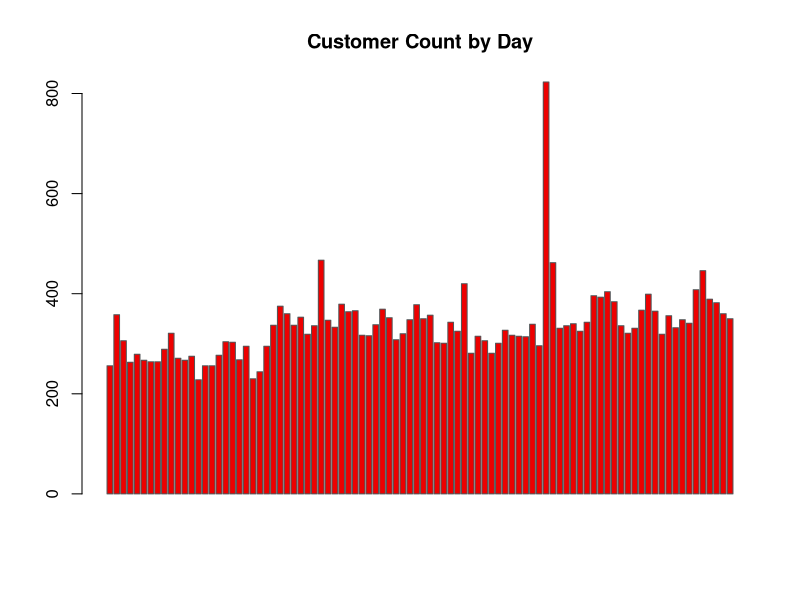
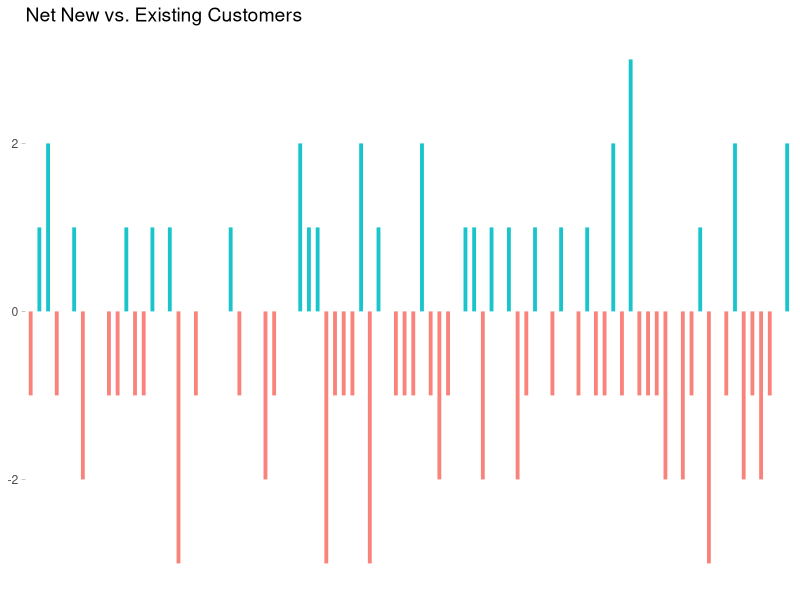
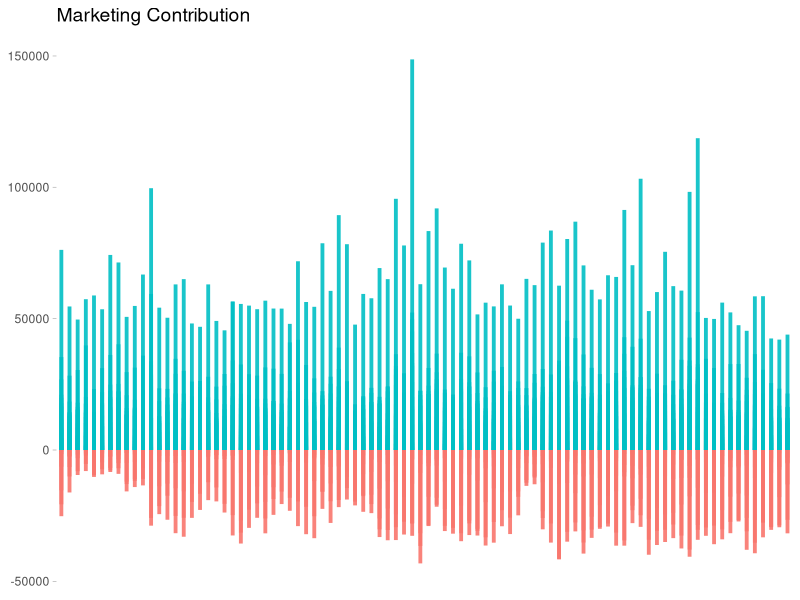
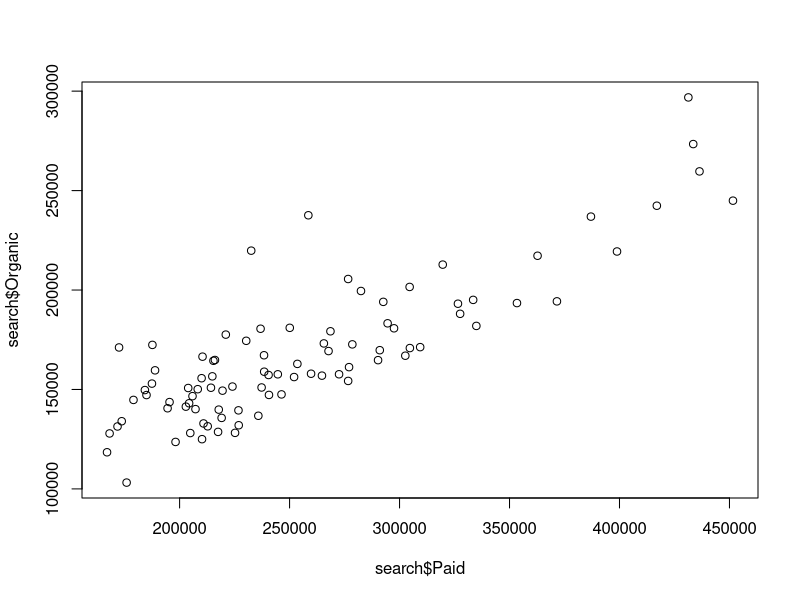

The R source for these figures, in order:
## ---- chunk 1
#| output: false
df <- read.csv("data/scripting-test.csv")
head(df, n = 10)
## ---- chunk 2
#| echo: false
knitr::kable(head(df, n = 10))
## ---- chunk 3
#| output: false
library(ggplot2)
library(dplyr)

unidentified <- filter(df, Customer_Type == "EXISTING" & Channel == "Unidentified")
## ---- chunk 4

barplot(unidentified$Customer_Count, main="Customer Count by Day", border="#545658", col="#ED0000")

sum(unidentified$Marketing_Spend)
mean(unidentified$Marketing_Spend)
## ---- chunk 5
#| output: false
brand <- df |>
  filter(df$Channel == "Brand")
brand <- brand |>
  mutate("New" = if_else(Customer_Type == "NEW", Customer_Count, 0)) |>
  mutate("Existing" = if_else(Customer_Type == "EXISTING", Customer_Count, 0))
brand <- brand |> group_by(Date)
brand <- brand |> summarise(
    New = sum(New),
    Existing = sum(Existing)
)
brand[is.na(brand)] <- 0
brand <- brand |>
  mutate("Delta" = New - Existing)
## ---- chunk 6
#| warning: false

brand <- brand %>% 
  mutate(mycolor = ifelse(Delta>0, "type2", "type1"))

ggplot(brand, aes(x=Date, y=Delta)) +
  geom_segment(aes(x=Date, xend=Date, y=0, yend=Delta, color=mycolor), size=1.3, alpha=0.9) +
  theme_light() +
  theme(
    legend.position = "none",
    panel.border = element_blank(),
    plot.title = element_text(size = 14),
    panel.grid = element_blank(),
    axis.text.x=element_blank(),
    axis.ticks.x=element_blank(),
    axis.title.x = element_blank(),
    axis.title.y = element_blank()
  ) +
  ggtitle("Net New vs. Existing Customers")
## ---- chunk 7
#| warning: false
mc <- df |>
  mutate(Marketing_Contribution = Gross_Profit - Marketing_Spend)

mc <- mc %>% 
  mutate(mycolor = ifelse(Marketing_Contribution>0, "type2", "type1"))

ggplot(mc, aes(x=Date, y=Marketing_Contribution)) +
  geom_segment(aes(x=Date, xend=Date, y=0, yend=Marketing_Contribution, color=mycolor), size=1.3, alpha=0.9) +
  theme_light() +
  theme(
    legend.position = "none",
    panel.border = element_blank(),
    plot.title = element_text(size = 14),
    panel.grid = element_blank(),
    axis.text.x=element_blank(),
    axis.ticks.x=element_blank(),
    axis.title.x = element_blank(),
    axis.title.y = element_blank()
  ) +
  ggtitle("Marketing Contribution")
## ---- chunk 8
search <- df |>
  filter(df$Channel %in% c("Paid Search", "Organic Search"))
search <- search |>
  mutate("Paid" = if_else(Channel == "Paid Search", Revenue, 0)) |>
  mutate("Organic" = if_else(Channel == "Organic Search", Revenue, 0))
search <- search |> group_by(Date)
search <- search |> summarise(
    Paid = sum(Paid),
    Organic = sum(Organic)
)
search[is.na(search)] <- 0
cor(search$Paid, search$Organic)
plot(search$Paid, search$Organic)
